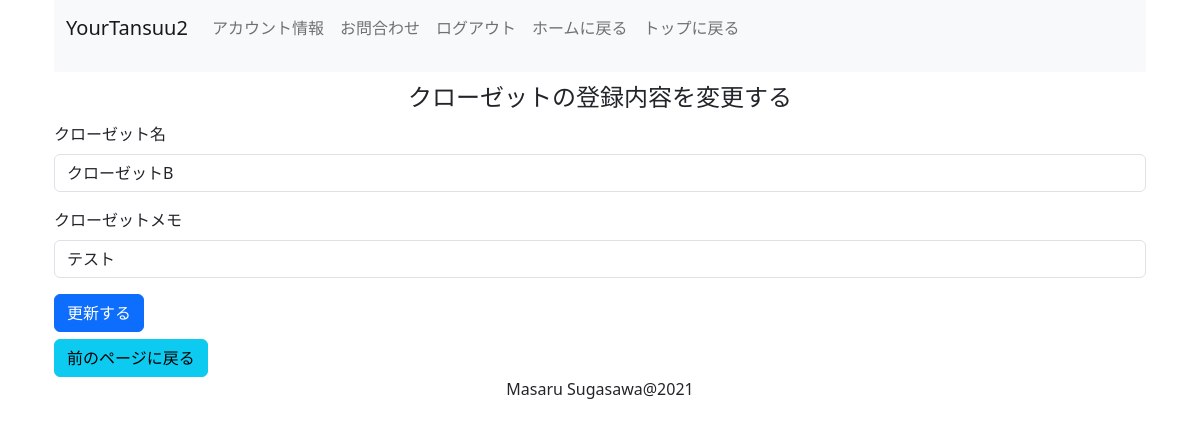
Page /contents/closet-update/17/ (signed in) on the earlier database version.
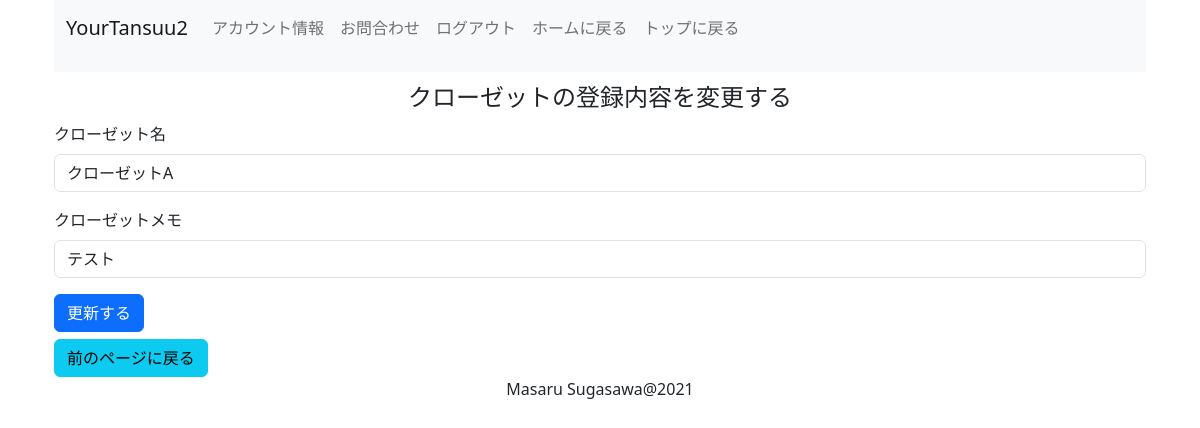
Same page on the later database version.
### item/models.py (models this page shows, shortened)
class Closet(models.Model):
    user = models.ForeignKey(settings.AUTH_USER_MODEL, verbose_name='ユーザー', on_delete=models.CASCADE,null=True)
    closet_name = models.CharField(verbose_name='クローゼット名', max_length=255)
    closet_memo = models.CharField(verbose_name='メモ', max_length=325)
    create_date = models.DateTimeField(verbose_name='作成日', auto_now_add=True)
    class Meta:
        ordering = ['closet_name']

### item/views.py (the view)
# urls.py: path('closet-update/<int:pk>/', ClosetUpdateView, name = 'closet_update'),
@login_required
def ClosetUpdateView(request,pk):
    object_item = Closet.objects.get(user_id = request.user, pk=pk)
    if request.method == 'POST':
       form = ClosetForm(request.POST, instance=object_item)
       if form.is_valid():
           form.save()
           return redirect('closet_update_complete')
    else:
        form = ClosetForm(instance = object_item)
    return render(request, 'contents/closet_update.html',{'form':form, 'object_item':object_item})

### item/forms.py
class ClosetForm(forms.ModelForm):
    class Meta:
        model = Closet
        fields = ('closet_name','closet_memo')
        labels = {'closet_name':'クローゼット名','closet_memo':'クローゼットメモ'}

### templates/contents/closet_update.html
{% extends 'contents/base_nosidebar.html' %}
{% load django_bootstrap5 %}
{% block no_sidebar_content %}
<div class="container">
    <legend class="text_center space_top space_bottom">クローゼットの登録内容を変更する</legend>
    <form action ='' method='POST'>{% csrf_token %}
        {% bootstrap_form form %}
        {% bootstrap_button button_type="submit" content="更新する" %}
    </form>
<a href="{% url 'closet_list' %}" class="btn btn-md btn-info space_top" type="submit">前のページに戻る</a><br>
</div>
{% endblock no_sidebar_content %}

Differences in the rows shown:
changed Closet "テスト": closet_name "クローゼットB" → "クローゼットA"
